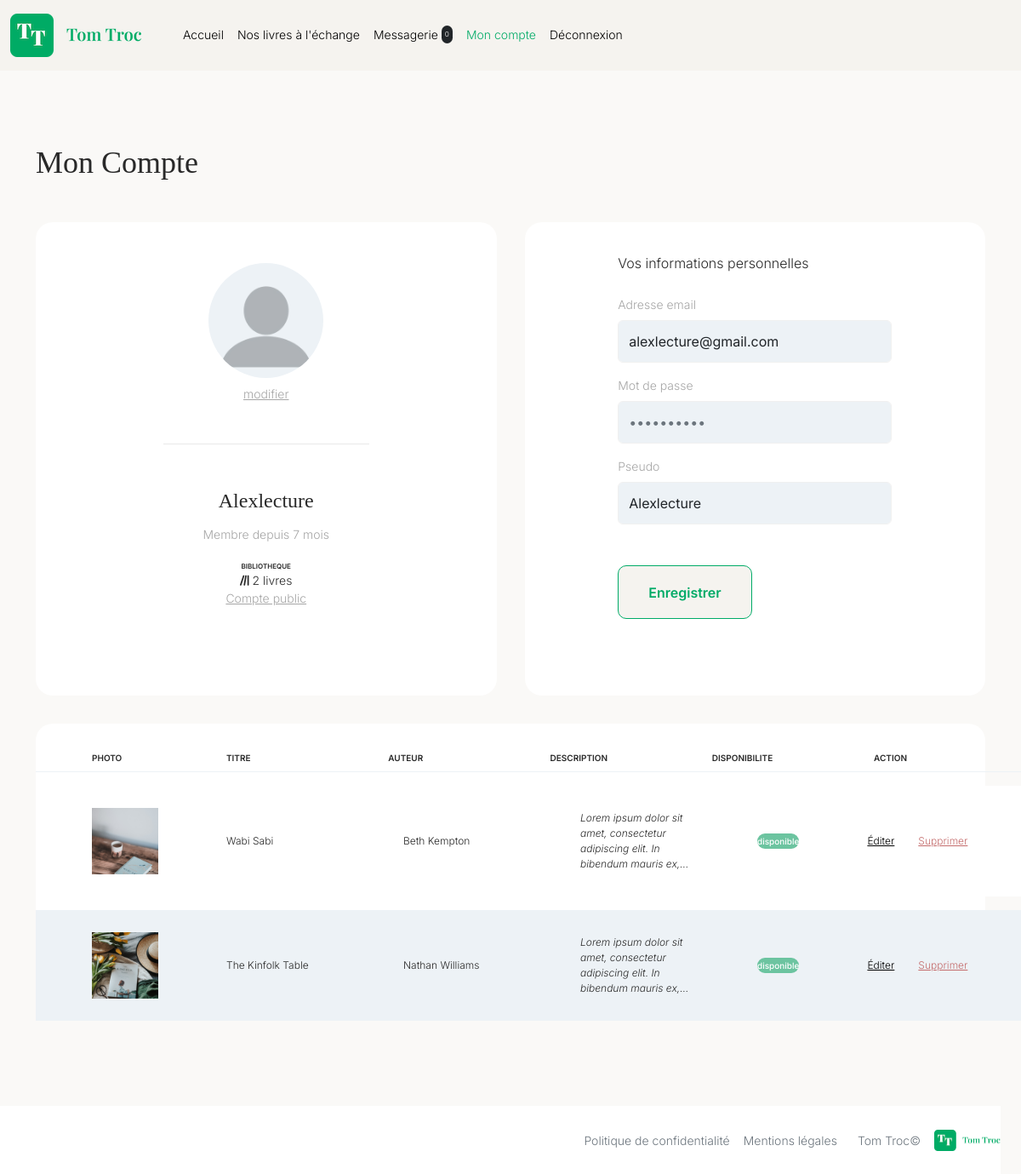
Page /mon-compte (signed in) on the committed database.
### tables this page shows
CREATE TABLE IF NOT EXISTS `books` (
  `id` int NOT NULL AUTO_INCREMENT,
  `user_id` int NOT NULL,
  `titre` varchar(255) NOT NULL,
  `auteur` varchar(50) NOT NULL,
  `description` text NOT NULL,
  `image_url` varchar(255) NOT NULL,
  `disponibilite` tinyint(1) NOT NULL DEFAULT '1',
  `date_ajout` datetime NOT NULL DEFAULT CURRENT_TIMESTAMP,
  PRIMARY KEY (`id`),
  KEY `books_user` (`user_id`)
);

### app/Services/View.php (called while the page is built, shortened)
<?php
class View
{
    private string $title;
    public function __construct($title)
    {
        $this->title = $title;
    }
    public function renderView(string $viewName, array $params = []): void
    {
        $viewPath = $this->buildViewPath($viewName);
        if (file_exists($viewPath)) {
            $params['title'] = $this->title;
            $content = $this->_renderViewFromTemplate($viewPath, $params);
        } else {
            echo "La vue '{$viewName}.php' est introuvable.";
        }
    }
    private function _renderViewFromTemplate(string $viewPath, array $params = []): string
    {
        if (file_exists($viewPath)) {
            extract($params);
            require($viewPath);
            return ob_get_clean();
        } else {
            throw new Exception("La vue '$viewPath' est introuvable.");
        }
    }
    private function buildViewPath(string $viewName): string
    {
        return TEMPLATE_VIEW_PATH . $viewName . '.php';
    }
}

### app/Controllers/AbstractController.php (called while the page is built, shortened)
<?php
class AbstractController
{
    public function render(string $viewName, array $params = [], string $title = ""): void
    {
        $view = new View($title);
        $view->renderView($viewName, $params);
    }
    protected function checkUser(): mixed
    {
        $user = $_SESSION["user"] ?? null;
        return $user;
    }
    public static function request(string $variableName, mixed $defaultValue = null): mixed
    {
        return $_REQUEST[$variableName] ?? $defaultValue;
    }
}

### app/Controllers/MonCompteController.php (called while the page is built, shortened)
<?php
class MonCompteController extends AbstractController
{
    public function showMonCompte(): void
    {
        $user = $this->checkUser();
        $data = [
            'id' => $user->getId(),
            'email' => $user->getEmail(),
            'pseudo' => $user->getPseudo(),
            'miniature_profil_url' => $user->getMiniatureProfilUrl(),
            'date_inscription' => $user->getDateInscription(),
        ];
        $bookManager = new BookManager();
        $data['books'] = $bookManager->getBookByUserId($user->getId());
        $this->render("monCompte", $data, "Mon Compte");
    }
}

### app/Router.php (called while the page is built, shortened)
<?php
class Router
{
    public function dispatch()
    {
        $action = rtrim(AbstractController::request('action', 'accueil'), '/');
        $pseudo = AbstractController::request('pseudo', null);
        switch ($action) {
            case 'mon-compte':
                (new MonCompteController())->showMonCompte();
                break;
        }
    }
}

### index.php (called while the page is built, shortened)
<?php
require_once 'config/autoload.php';
require_once 'app/Router.php';
$router = new Router();
try {
    $router->dispatch();
} catch (Exception $e) {
    (new NotFoundController())->showNotFound();
}

### app/Services/Anciennete.php (called while the page is built, shortened)
<?php
function calculerAnciennete($dateInscription)
{
    $dateInscription = new DateTime($dateInscription);
    $aujourdhui = new DateTime();
    $difference = $dateInscription->diff($aujourdhui);
    $annees = $difference->y;
    $mois = $difference->m;
    $anciennete = '';
    if ($mois > 0) {
        $anciennete .= $mois . ' mois';
    }
    return $anciennete ?: 'Moins d\'un mois';
}

### app/Models/Managers/BookManager.php (called while the page is built, shortened)
<?php
class BookManager extends AbstractManager
{
    protected function setTable(): void
    {
        $this->table = 'books';
    }
    protected function setEntityClass(): void
    {
        $this->entityClass = Book::class;
    }
    public function getBookByUserId(int $user_id)
    {
        $stmt = $this->db->prepare("SELECT * FROM {$this->table} WHERE user_id = :user_id");
        $stmt->execute(['user_id' => $user_id]);
        $data = $stmt->fetchAll();
        $books = [];
        if ($data && $this->entityClass) {
            foreach ($data as $bookData) {
                $books[] = new $this->entityClass($bookData);
            }
        }
        return $books;
    }
}

### config/autoload.php (called while the page is built, shortened)
<?php
spl_autoload_register(function (string $class): void {
    $baseDir = dirname(__DIR__) . '/';
    $classPath = str_replace(['\\', 'App'], ['/', 'app'], $class);
    $filepath = $baseDir . $classPath . '.php';
});

### app/Models/Managers/AbstractManager.php (called while the page is built, shortened)
<?php
abstract class AbstractManager
{
    public function __construct()
    {
        $this->db = DBConnect::getInstance()->getPDO();
    }
}

### app/Services/DBConnect.php (called while the page is built, shortened)
<?php
class DBConnect
{
    private static $instance;
    private $db;
    private function __construct()
    {
        try {
            $this->db = new PDO('mysql:host=' . DB_HOST . ';dbname=' . DB_NAME . ';charset=utf8', DB_USER, DB_PASS);
            $this->db->setAttribute(PDO::ATTR_ERRMODE, PDO::ERRMODE_EXCEPTION);
            $this->db->setAttribute(PDO::ATTR_DEFAULT_FETCH_MODE, PDO::FETCH_ASSOC);
        } catch (PDOException $e) {
            error_log("Erreur de connexion à la base de données : " . $e->getMessage());
            throw new Exception("Impossible de se connecter à la base de données.");
        }
    }
    public static function getInstance(): DBConnect
    {
        if (!self::$instance) {
            self::$instance = new DBConnect();
        }
        return self::$instance;
    }
    public function getPDO(): PDO
    {
        return $this->db;
    }
}

### app/Models/Entities/AbstractEntity.php (called while the page is built, shortened)
<?php
abstract class AbstractEntity
{
    protected int $id = -1;
    protected function hydrate(array $data): void
    {
        foreach ($data as $key => $value) {
            $method = 'set' . str_replace('_', '', ucwords($key, '_'));
        }
    }
    public function setId(int $id): void
    {
        $this->id = $id;
    }
    public function getId(): int
    {
        return $this->id;
    }
}

### app/Models/Entities/Book.php (called while the page is built, shortened)
<?php
class Book extends AbstractEntity
{
    private string $titre;
    private string $auteur;
    private string $description;
    private string $image_url;
    private bool $disponibilite;
    public function setTitre(string $titre): void
    {
        $this->titre = $titre;
    }
    public function getTitre(): string
    {
        return $this->titre;
    }
    public function setAuteur(string $auteur): void
    {
        $this->auteur = $auteur;
    }
    public function getAuteur(): string
    {
        return $this->auteur;
    }
    public function setDescription(string $description): void
    {
        $this->description = $description;
    }
    public function getDescription(): string
    {
        return $this->description;
    }
    public function setImageUrl(string $image_url): void
    {
        $this->image_url = $image_url;
    }
    public function getImageUrl(): string
    {
        return $this->image_url;
    }
    public function setDisponibilite(bool $disponibilite): void
    {
        $this->disponibilite = $disponibilite;
    }
    public function getDisponibilite(): bool
    {
        return $this->disponibilite;
    }
}

### app/Views/templates/monCompte.php (the view, shortened to what this page needs)
<?php
require_once './app/Services/Anciennete.php'
?>
<div class="container margin-container">
    <h1><?= htmlspecialchars($title, ENT_QUOTES, 'UTF-8') ?></h1>
    <div class="moncompte-container">
        <section class="moncompte-section">
            <div class="moncompte-section__section-member">
                <div class="moncompte-section__section-member--photo">
                    <img class="mb-2 profil-miniature" src="<?= PROFILE_IMAGE_PATH . htmlspecialchars($miniature_profil_url, ENT_QUOTES, 'UTF-8'); ?>" alt="Photo de profil" />
                    <a class="moncompte-section__section-member--modifier" data-bs-toggle="modal" data-bs-target="#profilImageFormModal">modifier</a>
                </div>
                <div>
                    <hr class="moncompte-section__section-member--ligne" />
                </div>
                <div>
                    <p class="moncompte-section__section-member--pseudo"><?= htmlspecialchars($pseudo, ENT_QUOTES, 'UTF-8'); ?></p>
                    <p class="moncompte-section__section-member--anciennete">Membre depuis <?= calculerAnciennete(htmlspecialchars($date_inscription, ENT_QUOTES, 'UTF-8')); ?></p>
                    <p class="moncompte-section__section-member--biblio">BIBLIOTHEQUE</p>
                    <p><i class="fa-solid fa-lines-leaning"></i></i></i> <?= count($books); ?> livres</p>
                    <a href="/compte-public/?pseudo=<?= urlencode($pseudo) ?>" class="moncompte-section__section-member--modifier">Compte public</a>
                </div>
            </div>
        </section>
        <section class="moncompte-section">
            <div class="moncompte-section__section-infos">
                <p class="moncompte-section__section-infos--title">Vos informations personnelles</p>
                <form id="userForm" method="POST" action="/mon-compte/maj-infos-utilisateur">
                    <div class="mb-3">
                        <label class="form-label" for="email">Adresse email</label>
                        <input class="moncompte-section__section-infos--form-control form-control" id="email" type="email" name="email" value="<?= htmlspecialchars($email, ENT_QUOTES, 'UTF-8'); ?>" required>
                    </div>
                    <div class="mb-3">
                        <label class="form-label" for="password">Mot de passe</label>
                        <input class="moncompte-section__section-infos--form-control form-control" id="password" type="password" name="password" value="" placeholder="••••••••••" required>
                    </div>
                    <div class="mb-5">
                        <label class="form-label" for="pseudo">Pseudo</label>
                        <input class="moncompte-section__section-infos--form-control form-control" id="pseudo" type="text" name="pseudo" value="<?= htmlspecialchars($pseudo, ENT_QUOTES, 'UTF-8'); ?>" required>
                    </div>
                    <button class="btn btn-secondary" type="button" id="showModalButton" data-bs-toggle="modal" data-bs-target="#userFormModal">Enregistrer</button>
                </form>
            </div>
        </section>
        <section class="moncompte-section">
            <div class="moncompte-section__section-book">
                <div class="moncompte-section__section-book--header">
                    <p>Photo</p>
                    <p>Titre</p>
                    <p>Auteur</p>
                    <p>Description</p>
                    <p>Disponibilite</p>
                    <p>Action</p>
                </div>
                <?php if (!empty($books)): ?>
                    <?php $backgroundImpair = true; ?>
                    <?php foreach ($books as $book): ?>
                        <div class="book-card-admin <?= $backgroundImpair ? "book-card-admin__background-white" : "book-card-admin__background-secondary"; ?>">
                            <img class="book-card-admin__image" src="<?= BOOK_SMALL_COVER_PATH . htmlspecialchars($book->getImageUrl(), ENT_QUOTES, 'UTF-8'); ?>" alt="Couverture du livre" class="livre-miniature" />
                            <p class="book-card-admin__titre"><?= htmlspecialchars($book->getTitre(), ENT_QUOTES, 'UTF-8'); ?></p>
                            <p class="book-card-admin__auteur"><?= htmlspecialchars($book->getAuteur(), ENT_QUOTES, 'UTF-8'); ?></p>
                            <p class="book-card-admin__description"><?= htmlspecialchars($book->getDescription(), ENT_QUOTES, 'UTF-8'); ?></p>
                            <div class="book-card-admin__disponibilite">
                                <?php if ($book->getDisponibilite()) : ?>
                                    <div class="book-card-admin__disponibilite--dispo">
                                        <a class="book-card-admin__disponibilite" href="/mon-compte/disponibilite-livre?book_id=<?= htmlspecialchars($book->getId(), ENT_QUOTES, 'UTF-8'); ?>">disponible
                                        </a>
                                    </div>
                                <?php endif; ?>
                            </div>
                            <div class="book-card-admin__action">
                                <a class="book-card-admin__action--editer" href="/edition-livre?book_id=<?= htmlspecialchars($book->getId(), ENT_QUOTES, 'UTF-8'); ?>">Éditer</a>
                                <a class="book-card-admin__action--supprimer" href="/mon-compte/suppression-livre?book_id=<?= htmlspecialchars($book->getId(), ENT_QUOTES, 'UTF-8'); ?>">Supprimer</a>
                            </div>
                        </div>
                        <?php $backgroundImpair = !$backgroundImpair; ?>
                    <?php endforeach ?>
                <?php else: ?>
                    <div class="p-5 align-content">
                        <div class="btn btn-primary">Ajoutez votre premier livre</div>
                    </div>
                <?php endif; ?>
            </div>
        </section>
    </div>
</div>

### rows in the picture
books: image_url (picture), titre "Wabi Sabi", auteur "Beth Kempton", description "Lorem ipsum dolor sit amet, consectetur adipiscing elit. In bibendum mauris…"
books: image_url (picture), titre "The Kinfolk Table", auteur "Nathan Williams", description "Lorem ipsum dolor sit amet, consectetur adipiscing elit. In bibendum mauris…"

### other values in the picture
$total_non_lu "0"
$title "Mon Compte"
$pseudo "Alexlecture"
count($books) "2"
